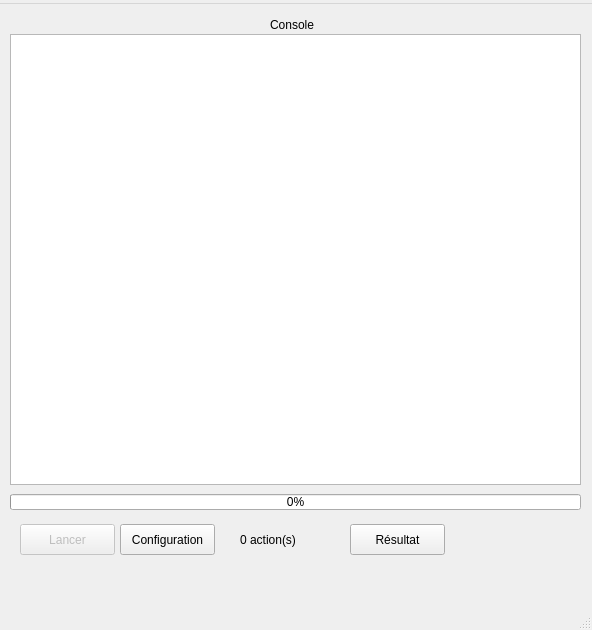
<?xml version="1.0" encoding="UTF-8"?>
<ui version="4.0">
 <class>MainWindow</class>
 <widget class="QMainWindow" name="MainWindow">
  <property name="geometry">
   <rect>
    <x>0</x>
    <y>0</y>
    <width>592</width>
    <height>630</height>
   </rect>
  </property>
  <property name="minimumSize">
   <size>
    <width>592</width>
    <height>630</height>
   </size>
  </property>
  <property name="maximumSize">
   <size>
    <width>592</width>
    <height>630</height>
   </size>
  </property>
  <property name="windowTitle">
   <string>ClusterShell</string>
  </property>
  <widget class="QWidget" name="centralwidget">
   <widget class="QPushButton" name="pushButton">
    <property name="geometry">
     <rect>
      <x>120</x>
      <y>520</y>
      <width>95</width>
      <height>31</height>
     </rect>
    </property>
    <property name="text">
     <string>Configuration</string>
    </property>
   </widget>
   <widget class="QPushButton" name="pushButton_2">
    <property name="enabled">
     <bool>false</bool>
    </property>
    <property name="geometry">
     <rect>
      <x>20</x>
      <y>520</y>
      <width>95</width>
      <height>31</height>
     </rect>
    </property>
    <property name="autoFillBackground">
     <bool>false</bool>
    </property>
    <property name="text">
     <string>Lancer</string>
    </property>
    <property name="checkable">
     <bool>false</bool>
    </property>
    <property name="autoDefault">
     <bool>false</bool>
    </property>
    <property name="default">
     <bool>false</bool>
    </property>
    <property name="flat">
     <bool>false</bool>
    </property>
   </widget>
   <widget class="QListWidget" name="listWidget">
    <property name="geometry">
     <rect>
      <x>10</x>
      <y>30</y>
      <width>571</width>
      <height>451</height>
     </rect>
    </property>
    <property name="mouseTracking">
     <bool>true</bool>
    </property>
   </widget>
   <widget class="QLabel" name="label">
    <property name="geometry">
     <rect>
      <x>240</x>
      <y>520</y>
      <width>91</width>
      <height>31</height>
     </rect>
    </property>
    <property name="text">
     <string>0 action(s)</string>
    </property>
   </widget>
   <widget class="QLabel" name="label_2">
    <property name="geometry">
     <rect>
      <x>270</x>
      <y>10</y>
      <width>61</width>
      <height>21</height>
     </rect>
    </property>
    <property name="text">
     <string>Console</string>
    </property>
   </widget>
   <widget class="QProgressBar" name="progressBar">
    <property name="enabled">
     <bool>true</bool>
    </property>
    <property name="geometry">
     <rect>
      <x>10</x>
      <y>490</y>
      <width>571</width>
      <height>16</height>
     </rect>
    </property>
    <property name="value">
     <number>0</number>
    </property>
   </widget>
   <widget class="QPushButton" name="pushButton_3">
    <property name="geometry">
     <rect>
      <x>350</x>
      <y>520</y>
      <width>95</width>
      <height>31</height>
     </rect>
    </property>
    <property name="text">
     <string>Résultat</string>
    </property>
   </widget>
  </widget>
  <widget class="QMenuBar" name="menubar">
   <property name="geometry">
    <rect>
     <x>0</x>
     <y>0</y>
     <width>592</width>
     <height>27</height>
    </rect>
   </property>
   <widget class="QMenu" name="menuFichier">
    <property name="title">
     <string/>
    </property>
   </widget>
   <addaction name="menuFichier"/>
  </widget>
  <widget class="QStatusBar" name="statusbar"/>
 </widget>
 <resources/>
 <connections/>
</ui>
